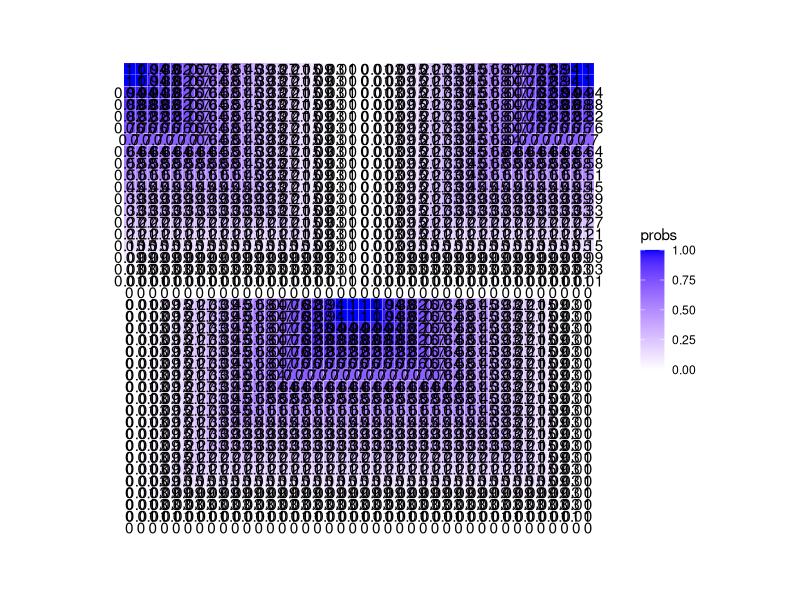
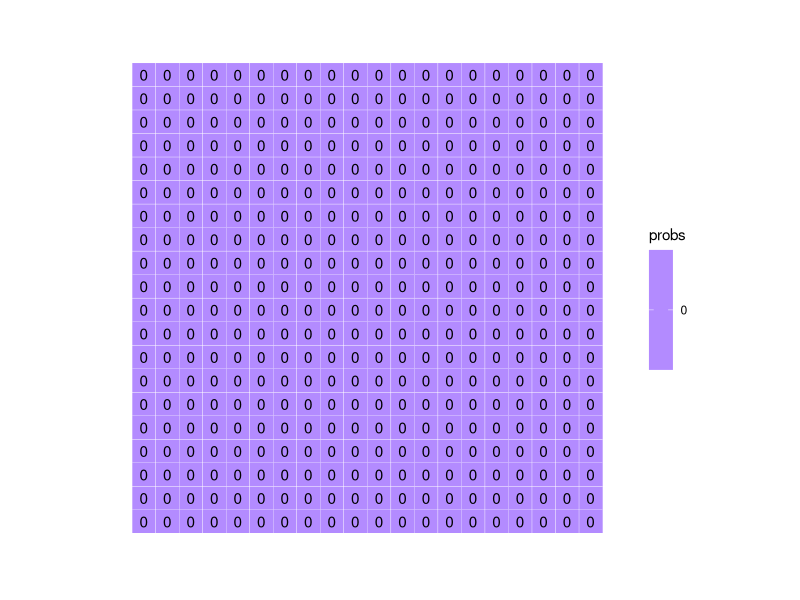
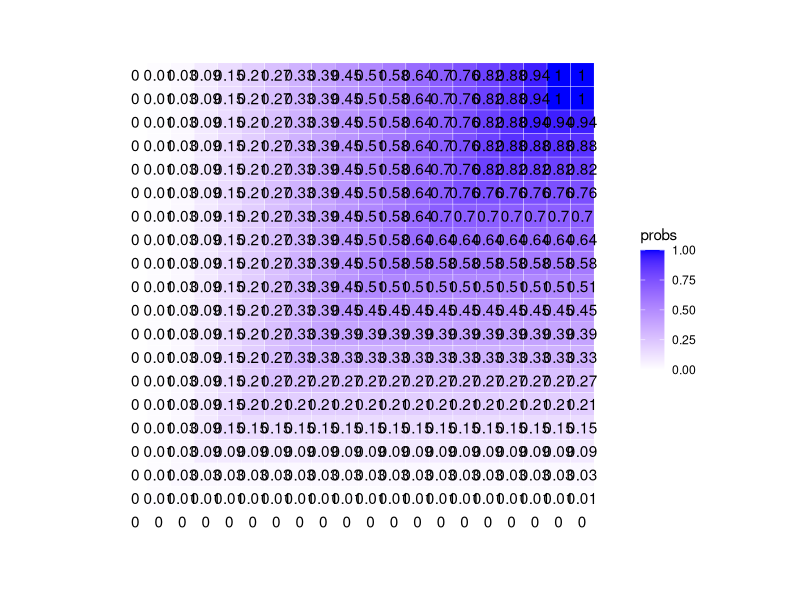
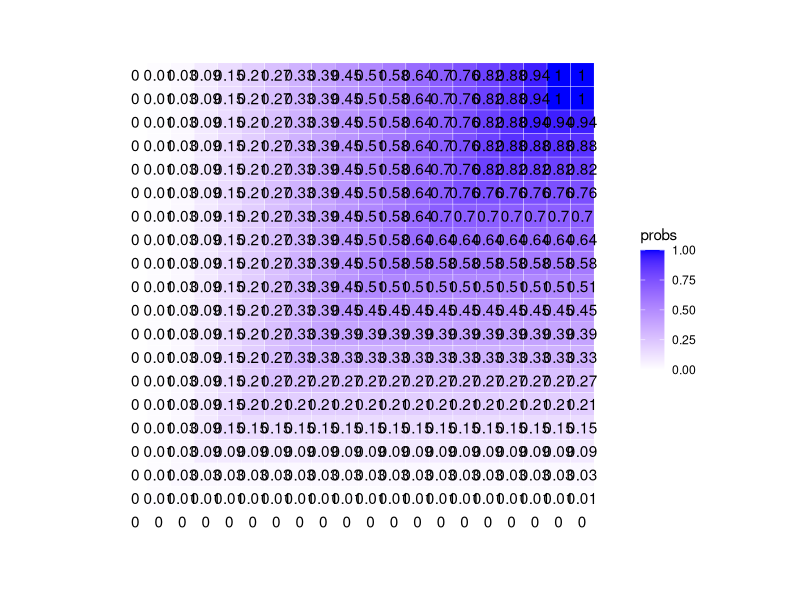

The R source for these figures, in order: (Note: this script raises an error after producing the figures.)
##########################################################################
# Load packages
library(ggplot2)

# Define a function to generate a random vector of colors
generate_color_vector <- function(size, colors) {

  # Create a size^2 vector filled with a random sample of colors from a color list
  color_vector <- sample(x = colors,
                         size = size * size,   # "size" is the # of squares on each side
                         replace = TRUE)

  return(color_vector)
}

# Set the size of the desired grid and calculate number of circuits
size <- 40
circuits <- ifelse(size %% 2 == 0, size/2, (size+1)/2)

# Define the colors
# I did my best to sample the unique colors from his work and this is what I got.
# I've read that the paper he used for color inspo came in 18 unique colors,
# but I've only identified about 16 unique colors for now. I do think there are some
# more to be distinguished in there between the darker blues and red-oranges.
# Removing white for this iteration.

# My original sampling:
# colors <- c(#"#ECECE4", # Paper
#             "#007b7b", # Teal
#             "#243B81", # Dark blue
#             "#3BADC7", # Light blue
#             "#0465C3", # Blue
#             "#eda29a", # Pink
#             "#d2a1c0", # Light purple
#             "#9f1c6c", # Purple
#             "#952017", # Dark red
#             "       ", # Red
#             "#c3280b", # Red orange
#             "#e4581c", # Orange
#             "#eb871b", # Light orange
#             "#fccd02", # Yellow
#             "#955507", # Brown
#             "#0b0c18", # Black
#             "#017834", # Dark green
#             "#74aa3a", # Green
#             "#b1c575", # Light green)

# My second sampling, too washed out
# colors <- c(#"#ECECE4", # Paper
#             "#0F6864", # Teal
#             "#165195", # Dark blue
#             "#26ADE5", # Light blue
#             "#0F6CBA", # Blue
#             "#DD97B3", # Pink
#             "#B1B0D0", # Light purple
#             "#7D3678", # Purple
#             "#6B170D", # Dark red
#             "#A8272B", # Red
#             "#CB4C39", # Red orange
#             "#D5653F", # Orange
#             "#E3873E", # Light orange
#             "#F3D040", # Yellow
#             "#874E33", # Brown
#             "#000000", # Black
#             "#23695F", # Dark green
#             "#86B06E", # Green
#             "#AFCBA3", # Light green)

# My final sampling, maybe too vibrant?
colors <- c(#"#EDEFEE", # Paper
            "#1A8BB3", # Teal - no longer teal, just bright blue
            "#0950AE", # Dark blue
            "#4DACE5", # Light blue
            "#126DDB", # Blue
            "#E48DC4", # Pink
            "#ABA9E8", # Light purple
            "#872791", # Purple
            "#6D1617", # Dark red
            "#B81634", # Red
            "#DF3B43", # Red orange
            "#E35C47", # Orange
            "#EB8749", # Light orange
            "#F6E254", # Yellow
            "#7B442D", # Brown
            "#000000", # Black
            "#1A6E7E", # Dark green - no longer dark green, now looks teal
            "#7CBF7B", # Green
            "#ADD2B8") # Light green

# Generate the color grid
color_vector <- generate_color_vector(size, colors)

# Create a data frame for the grid coordinates
df <- expand.grid(x = 1:size, y = 1:size)

# Add the corresponding color to each grid cell coordinate
df$color <- color_vector

# I now have a data frame full of random colors and I want to make some of
# them paper-white, based on a set of probabilities.

# Include my function that calculates probabilities based on circuits
# Maybe I should make it based on size? I will already have circuits, though.
get_prob_vector <- function(circuits){

  first10perc <- seq(0, 0.02857143, length.out = round(circuits*.10)+1) # 3

  last90perc_length <- circuits - length(first10perc)

  last10perc_length <- round(last90perc_length * (1/9)) # 2

  middle80perc_length <- last90perc_length - last10perc_length # 15

  middle80perc <- seq(0.02857143, 1, length.out = middle80perc_length+2)[-c(1, middle80perc_length+2)]

  last10perc <- rep(1, last10perc_length)

  prob_vector <- c(first10perc, middle80perc, last10perc)

  return(prob_vector)
}

prob_vector <- get_prob_vector(circuits)

# Create function that builds the prob matrix
get_prob_matrix <- function(size, prob_vector){

  # Calculate quad size same way as circuits
  quad_size <- ifelse(size %% 2 == 0, size/2, (size+1)/2)

  # Create empty matrix for the quad
  M <- matrix(0, nrow = quad_size, ncol = quad_size)

  # For loop to assign prob_vector to correct cells in quadrant
  for (i in 1:quad_size){

    M[i, i:quad_size] <- prob_vector[i]
    M[i:quad_size, i] <- prob_vector[i]
  }

  # if size is even,
  if(size %% 2 == 0){
    # mirror horizontally and column bind
    M_right <- apply(M, 1, rev)
    M <- cbind(M, M_right)

    # then mirror vertically and row bind
    M_down <- apply(M, 2, rev)
    M <- rbind(M, M_down)

  }else{ # if size is odd
    # mirror all but last col horizontally and col bind
    M_right <- apply(M[ , 1:(quad_size-1)], 1, rev)
    M <- cbind(M, M_right)

    # then mirror all but last row vertically and row bind
    M_down <- apply(M[1:(quad_size-1), ], 2, rev)
    M <- rbind(M, M_down)

  }

  return(M)
}

M <- get_prob_matrix(size, prob_vector)


# Apply M to df as a vector
df$probs <- as.vector(M)

# Can I verify I did this correctly by plotting a rounded version of each
# prob inside a tile? I asked ChatGPT to do this quickly and it came through

ggplot(df, aes(x = x, y = y, label = round(probs, 2))) +
  geom_tile(aes(fill = probs), colour = "white") +
  geom_text() +
  scale_fill_gradient(low = "white", high = "blue") +
  theme_minimal() +
  theme(axis.text = element_blank(),
        axis.title = element_blank(),
        panel.grid = element_blank(),
        plot.margin = margin(1, 1, 1, 1, "cm")) +
  coord_fixed()

# Oh nooooo, something has gone wrong with my flipping. When I first create M,
# I know the initial quadrant is probably correct, but let's use this plotting
# method to verify that, and then view the plot at each stage of flipping.
# I may need to use a different method of flipping. Pasted image in Notion.

# I just cleared my environment and reran all code EXCEPT creating the
# get_prob_matrix function

quad_size <- ifelse(size %% 2 == 0, size/2, (size+1)/2)

# Create empty matrix for the quad
M <- matrix(0, nrow = quad_size, ncol = quad_size)

# Plot the empty matrix
grid_data <- expand.grid(row = 1:20, col = 1:20)
grid_data$probs <- as.vector(M)

ggplot(grid_data, aes(x = col, y = row, label = round(probs, 2))) +
  geom_tile(aes(fill = probs), colour = "white") +
  geom_text() +
  scale_fill_gradient(low = "white", high = "blue") +
  theme_minimal() +
  theme(axis.text = element_blank(),
        axis.title = element_blank(),
        panel.grid = element_blank(),
        plot.margin = margin(1, 1, 1, 1, "cm")) +
  coord_fixed()

# For loop to assign prob_vector to correct cells in quadrant
for (i in 1:quad_size){

  M[i, i:quad_size] <- prob_vector[i]
  M[i:quad_size, i] <- prob_vector[i]
}

# Plot again
grid_data$probs <- as.vector(M)

ggplot(grid_data, aes(x = col, y = row, label = round(probs, 2))) +
  geom_tile(aes(fill = probs), colour = "white") +
  geom_text() +
  scale_fill_gradient(low = "white", high = "blue") +
  theme_minimal() +
  theme(axis.text = element_blank(),
        axis.title = element_blank(),
        panel.grid = element_blank(),
        plot.margin = margin(1, 1, 1, 1, "cm")) +
  coord_fixed()

# Nooooo. Could it be as.vector? Try reshape2::melt() instead

grid_data$probs <- reshape2::melt(M)[, 3]

ggplot(grid_data, aes(x = col, y = row, label = round(probs, 2))) +
  geom_tile(aes(fill = probs), colour = "white") +
  geom_text() +
  scale_fill_gradient(low = "white", high = "blue") +
  theme_minimal() +
  theme(axis.text = element_blank(),
        axis.title = element_blank(),
        panel.grid = element_blank(),
        plot.margin = margin(1, 1, 1, 1, "cm")) +
  coord_fixed()

# No, same issue, it's not building the quad correctly. Ok, let's draw it out.

ggplot(grid_data |> filter(row == 1), aes(x = col, y = row, label = round(probs, 2))) +
  geom_tile(aes(fill = probs), colour = "white") +
  geom_text() +
  scale_fill_gradient(low = "white", high = "blue") +
  theme_minimal() +
  theme(axis.text = element_blank(),
        axis.title = element_blank(),
        panel.grid = element_blank(),
        plot.margin = margin(1, 1, 1, 1, "cm")) +
  coord_fixed()

# if size is even,
if(size %% 2 == 0){
  # mirror horizontally and column bind
  M_right <- apply(M, 1, rev)
  M <- cbind(M, M_right)

  # then mirror vertically and row bind
  M_down <- apply(M, 2, rev)
  M <- rbind(M, M_down)

}else{ # if size is odd
  # mirror all but last col horizontally and col bind
  M_right <- apply(M[ , 1:(quad_size-1)], 1, rev)
  M <- cbind(M, M_right)

  # then mirror all but last row vertically and row bind
  M_down <- apply(M[1:(quad_size-1), ], 2, rev)
  M <- rbind(M, M_down)

}

#########################################################################
# Notes in Notion - fixed plot code to add scale_y_reverse and fixed
# get_prob_matrix to use flipud and fliplr from {pracma}

# Load packages
library(ggplot2)
library(pracma)

# Define a function to generate a random vector of colors
generate_color_vector <- function(size, colors) {

  # Create a size^2 vector filled with a random sample of colors from a color list
  color_vector <- sample(x = colors,
                         size = size * size,   # "size" is the # of squares on each side
                         replace = TRUE)

  return(color_vector)
}

# Set the size of the desired grid and calculate number of circuits
size <- 40
circuits <- ifelse(size %% 2 == 0, size/2, (size+1)/2)

# Define the colors
colors <- c(#"#EDEFEE", # Paper
  "#1A8BB3", # Teal - no longer teal, just bright blue
  "#0950AE", # Dark blue
  "#4DACE5", # Light blue
  "#126DDB", # Blue
  "#E48DC4", # Pink
  "#ABA9E8", # Light purple
  "#872791", # Purple
  "#6D1617", # Dark red
  "#B81634", # Red
  "#DF3B43", # Red orange
  "#E35C47", # Orange
  "#EB8749", # Light orange
  "#F6E254", # Yellow
  "#7B442D", # Brown
  "#000000", # Black
  "#1A6E7E", # Dark green - no longer dark green, now looks teal
  "#7CBF7B", # Green
  "#ADD2B8") # Light green

# Generate the color vector
color_vector <- generate_color_vector(size, colors)

# Create a data frame for the grid coordinates
df <- expand.grid(x = 1:size, y = 1:size)

# Add the corresponding color to each grid cell coordinate
df$color <- color_vector

# Include my function that calculates probabilities based on circuits
# Maybe I should make it based on size? I will already have circuits, though.
get_prob_vector <- function(circuits){

  first10perc <- seq(0, 0.02857143, length.out = round(circuits*.10)+1) # 3

  last90perc_length <- circuits - length(first10perc)

  last10perc_length <- round(last90perc_length * (1/9)) # 2

  middle80perc_length <- last90perc_length - last10perc_length # 15

  middle80perc <- seq(0.02857143, 1, length.out = middle80perc_length+2)[-c(1, middle80perc_length+2)]

  last10perc <- rep(1, last10perc_length)

  prob_vector <- c(first10perc, middle80perc, last10perc)

  return(prob_vector)
}

prob_vector <- get_prob_vector(circuits)

# Create function that builds the prob matrix
get_prob_matrix <- function(size, prob_vector){

  # Calculate quad size same way as circuits
  quad_size <- ifelse(size %% 2 == 0, size/2, (size+1)/2)

  # Create empty matrix for the quad
  M <- matrix(0, nrow = quad_size, ncol = quad_size)

  # For loop to assign prob_vector to correct cells in quadrant
  for (i in 1:quad_size){

    M[i, i:quad_size] <- prob_vector[i]
    M[i:quad_size, i] <- prob_vector[i]
  }

  # if size is even,
  if(size %% 2 == 0){
    # mirror horizontally and column bind
    M_right <- pracma::fliplr(M)
    M <- cbind(M, M_right)

    # then mirror vertically and row bind
    M_down <- pracma::flipud(M)
    M <- rbind(M, M_down)

  }else{ # if size is odd
    # mirror all but last col horizontally and col bind
    M_right <- pracma::fliplr(M[ , 1:(quad_size-1)])
    M <- cbind(M, M_right)

    # then mirror all but last row vertically and row bind
    M_down <- pracma::flipud(M[1:(quad_size-1), ])
    M <- rbind(M, M_down)

  }

  return(M)
}

M <- get_prob_matrix(size, prob_vector)


# Apply M to df as a vector
df$probs <- as.vector(M)

# Plot, but make sure the x axis is reversed

ggplot(df, aes(x = x, y = y, label = round(probs, 2))) +
  geom_tile(aes(fill = probs), colour = "white") +
  geom_text() +
  scale_fill_gradient(low = "white", high = "blue") +
  scale_y_reverse() +
  theme_minimal() +
  theme(axis.text = element_blank(),
        axis.title = element_blank(),
        panel.grid = element_blank(),
        plot.margin = margin(1, 1, 1, 1, "cm")) +
  coord_fixed()

###################################################
# 2/26/2024

# Load packages
library(tidyverse)
library(pracma)

# Create functions needed (will source these)

# Define a function to generate a random vector of colors
generate_color_vector <- function(size, colors) {

  # Create a size^2 vector filled with a random sample of colors from a color list
  color_vector <- sample(x = colors,
                         size = size * size,   # "size" is the # of squares on each side
                         replace = TRUE)

  return(color_vector)
}

# Create function that calculates probabilities based on circuits
get_prob_vector <- function(circuits){

  first10perc <- seq(0, 0.02857143, length.out = round(circuits*.10)+1) # 3

  last90perc_length <- circuits - length(first10perc)

  last10perc_length <- round(last90perc_length * (1/9)) # 2

  middle80perc_length <- last90perc_length - last10perc_length # 15

  middle80perc <- seq(0.02857143, 1, length.out = middle80perc_length+2)[-c(1, middle80perc_length+2)]

  last10perc <- rep(1, last10perc_length)

  prob_vector <- c(first10perc, middle80perc, last10perc)

  return(prob_vector)
}

# Create function that builds the prob matrix
get_prob_matrix <- function(size, prob_vector){

  # Calculate quad size same way as circuits
  quad_size <- ifelse(size %% 2 == 0, size/2, (size+1)/2)

  # Create empty matrix for the quad
  M <- matrix(0, nrow = quad_size, ncol = quad_size)

  # For loop to assign prob_vector to correct cells in quadrant
  for (i in 1:quad_size){

    M[i, i:quad_size] <- prob_vector[i]
    M[i:quad_size, i] <- prob_vector[i]
  }

  # if size is even,
  if(size %% 2 == 0){
    # mirror horizontally and column bind
    M_right <- pracma::fliplr(M)
    M <- cbind(M, M_right)

    # then mirror vertically and row bind
    M_down <- pracma::flipud(M)
    M <- rbind(M, M_down)

  }else{ # if size is odd
    # mirror all but last col horizontally and col bind
    M_right <- pracma::fliplr(M[ , 1:(quad_size-1)])
    M <- cbind(M, M_right)

    # then mirror all but last row vertically and row bind
    M_down <- pracma::flipud(M[1:(quad_size-1), ])
    M <- rbind(M, M_down)

  }

  return(M)
}

# Set parameters (size, color, and background color will be user inputs eventually)

# Set the size of the desired grid and calculate number of circuits
size <- 40
circuits <- ifelse(size %% 2 == 0, size/2, (size+1)/2)

# Choose background color, #EDEFEE is paper, #000000 is black
background <- "#EDEFEE"

# Define the colors
colors <- c(#"#EDEFEE", # Paper
  "#1A8BB3", # Teal - no longer teal, just bright blue
  "#0950AE", # Dark blue
  "#4DACE5", # Light blue
  "#126DDB", # Blue
  "#E48DC4", # Pink
  "#ABA9E8", # Light purple
  "#872791", # Purple
  "#6D1617", # Dark red
  "#B81634", # Red
  "#DF3B43", # Red orange
  "#E35C47", # Orange
  "#EB8749", # Light orange
  "#F6E254", # Yellow
  "#7B442D", # Brown
  "#000000", # Black
  "#1A6E7E", # Dark green - no longer dark green, now looks teal
  "#7CBF7B", # Green
  "#ADD2B8") # Light green

# End user parameters

# Generate the color vector
color_vector <- generate_color_vector(size, colors)

# Create a data frame for the grid coordinates
df <- expand.grid(x = 1:size, y = 1:size)

# Add the corresponding color to each grid cell coordinate
df$color <- color_vector

# Get the probability vector
prob_vector <- get_prob_vector(circuits)

# Assign probabilityes to matrix correctly
M <- get_prob_matrix(size, prob_vector)

# Apply prob matrix M to df as a vector
df$probs <- as.vector(M)

#######################
# New stuff starts here:

# Create a function that creates a new color column to replace the old one
get_kelly_III_vector <- function(df, background){

  # Write a loop that iterates over each row in df
  for (i in 1:nrow(df)){

    if (df$probs[i] == 0){
      df$color[i] <- background
    } else if (df$probs[i] == 1){
      df$color[i] <- df$color[i]
    } else {

      # If the random is greater than probs, assign background, if not, do nothing
      # grab a random number between 0 and 1
      random <- runif(n = 1)

      if (random > df$probs[i]){
        df$color[i] <- background
      }
    }
  }

  return(df)

}

df <- get_kelly_III_vector(df, background)

#######################
# End new stuff

# Plot
kelly_colors_III <-
  ggplot(df, aes(x = x, y = y, fill = color)) +
  geom_tile() +  # Add tiles
  scale_fill_identity() +  # Use the colors stored as strings in the color column
  theme_void() +  # Remove axis labels and background
  coord_equal()  # Use equal aspect ratio

# Print the plot
kelly_colors_III


##### Create a replacement get_color_vector function
get_color_vector <- function(size, colors){

  # Define an empty size x size matrix
  color_matrix <- matrix("", nrow = size, ncol = size)

  # For loop to go row by row
  for (i in 1:nrow(color_matrix)){

    # For loop to go column by column
    for (j in 1:ncol(color_matrix)){

      # If you're in the first cell, assign a random color
      if (i == 1 && j == 1){
        color_matrix[i,j] <- sample(x = colors,
                                    size = 1,
                                    replace = TRUE)
      } else if (i == 1 && j != 1){ # if rest of first row

        # Check the color of the cell to the left
        left_color <- color_matrix[i, j-1]
        # Assign anything but that color to this cell
        color_matrix[i,j] <- sample(x = colors[-which(colors == left_color)],
                                    size = 1,
                                    replace = TRUE)

      } else if (i != 1 && j == 1){ # if in 1st col of rows 2:end

        # Check the color of the cell above
        up_color <- color_matrix[i-1, j]
        # Assign anything but that color to this cell
        color_matrix[i,j] <- sample(x = colors[-which(colors == up_color)],
                                    size = 1,
                                    replace = TRUE)
      } else if (i != 1 && j != 1){

        # Check both left and up colors
        left_color <- color_matrix[i, j-1]
        up_color <- color_matrix[i-1, j]

        # Check if they're the same color, if so, assign other color
        if (left_color == up_color){
          color_matrix[i,j] <- sample(x = colors[-which(colors == up_color)],
                                      size = 1,
                                      replace = TRUE)
        } else {

          # If colors aren't the same, assign a random color
          color_matrix[i,j] <- sample(x = colors,
                                      size = 1,
                                      replace = TRUE)
        }
      }
    }
  }

  # return the color matrix as a vector
  return(as.vector(color_matrix))
}


# Second try to create a replacement get_color_vector function
get_color_vector <- function(size, colors){

  # Define an empty size x size matrix
  color_matrix <- matrix("", nrow = size, ncol = size)

  # For loop to go row by row
  for (i in 1:nrow(color_matrix)){

    # For loop to go column by column
    for (j in 1:ncol(color_matrix)){

      # If you're in the first cell, assign a random color
      if (i == 1 && j == 1){
        color_matrix[i,j] <- sample(x = colors,
                                    size = 1,
                                    replace = TRUE)
        (paste0("cell ", i, ", ", j, " filled"))
      } else if (i == 1 && j > 1){ # if rest of first row

        # Check the color of the cell to the left
        left_color <- color_matrix[i, j-1]
        # Assign anything but that color to this cell
        color_matrix[i,j] <- sample(x = colors[-which(colors == left_color)],
                                    size = 1,
                                    replace = TRUE)
        paste0("cell ", i, ", ", j, " filled")

      } else if (i == 2 && j == 1 || j == 2){ # if in 1st or 2nd col of row 2

        # Check the color of the cell above
        up_color <- color_matrix[i-1, j]
        # Assign anything but that color to this cell
        color_matrix[i,j] <- sample(x = colors[-which(colors == up_color)],
                                    size = 1,
                                    replace = TRUE)
        paste0("cell ", i, ", ", j, " filled")
      } else if (i == 2 && j > 2){ # if in second row, cols 3:end

        # Check both 2 left and 1 up colors, plus up_left
        left_color1 <- color_matrix[i, j-1]
        left_color2 <- color_matrix[i, j-2]
        up_color <- color_matrix[i-1, j]
        up_left_color <- color_matrix[i-1, j-1]

        # Check if they're the same color, if so, assign other color
        if (left_color1 == up_color || left_color1 == left_color2 || left_color1 == up_left_color){
          color_matrix[i,j] <- sample(x = colors[-which(colors %in% c(up_color, left_color1))],
                                      size = 1,
                                      replace = TRUE)
          paste0("cell ", i, ", ", j, " filled")
        } else {

          # If colors aren't the same, assign a random color
          color_matrix[i,j] <- sample(x = colors,
                                      size = 1,
                                      replace = TRUE)
          paste0("cell ", i, ", ", j, " filled")
        }
      } else if (i > 2 && j == 1){ # if in first col of rows 3 and down

        # Check colors of up1 and up2
        up_color1 <- color_matrix[i-1, j]
        up_color2 <- color_matrix[i-2, j]

        # Check if they're the same color, if so, assign other color
        if (up_color1 == up_color2){
          color_matrix[i,j] <- sample(x = colors[-which(colors == up_color1)],
                                      size = 1,
                                      replace = TRUE)
          paste0("cell ", i, ", ", j, " filled")
        } else {

          # If colors aren't the same, assign a random color
          color_matrix[i,j] <- sample(x = colors,
                                      size = 1,
                                      replace = TRUE)
          paste0("cell ", i, ", ", j, " filled")
        }
      } else if (i > 2 && j > 2){ # if in row 3 and down, col 3 and over

        # Check for all three conditions plus up_left
        left_color1 <- color_matrix[i, j-1]
        left_color2 <- color_matrix[i, j-2]
        up_color1 <- color_matrix[i-1, j]
        up_color2 <- color_matrix[i-2, j]
        up_left_color <- color_matrix[i-1, j-1]

        # If any matches, assign other color
        if (left_color1 == left_color2 || left_color1 == up_color1 || up_color1 == up_color2 || up_left_color == left_color1){

          color_matrix[i,j] <- sample(x = (colors[-which(colors %in% c(up_color1, left_color1))]),
                                      size = 1,
                                      replace = TRUE)
          paste0("cell ", i, ", ", j, " filled")
        } else {

          # If colors aren't the same, assign a random color
          color_matrix[i,j] <- sample(x = colors,
                                      size = 1,
                                      replace = TRUE)

        }
      }
    }
  }

  # return the color matrix as a vector
  return(as.vector(color_matrix))
}

################ THIRD TRY
# Third try to create a replacement get_color_vector function
get_color_vector <- function(size, colors){

  # Define an empty size x size matrix
  color_matrix <- matrix("", nrow = size, ncol = size)

  # For loop to go row by row
  for (i in 1:nrow(color_matrix)){

    # For loop to go column by column
    for (j in 1:ncol(color_matrix)){

      # If you're in the first (top left) cell, assign a random color
      if (i == 1 && j == 1){

        color_matrix[i,j] <- sample(x = colors,
                                    size = 1,
                                    replace = TRUE)

      # If you're in any other cell than the top left
      } else {

        # Get the colors of the five surrounding cells
        left_color1 <- ifelse((j-1) > 0, color_matrix[i, j-1], "")
        left_color2 <- ifelse((j-2) > 0, color_matrix[i, j-2], "")
        up_color1 <- ifelse((i-1) > 0, color_matrix[i-1, j], "")
        up_color2 <- ifelse((i-2) > 0, color_matrix[i-2, j], "")
        up_left_color <- ifelse((j-1) > 0 && (i-1) > 1, color_matrix[i-1, j-1], "")
        up_right_color <- ifelse((i-1) > 0 && (j+1) < (ncol(color_matrix)+1),
                                 color_matrix[i-1, j+1], "")

        # Put them in a vector called surrounding
        surrounding <- c(left_color1,
                         left_color2,
                         up_color1,
                         up_color2,
                         up_left_color,
                         up_right_color)

        # Check to see if any of the relavent cell colors match
        matching <- vector(mode = "character", length = 8)

        matching[1] <- ifelse(left_color1 == left_color2, left_color1, "")
        matching[2] <- ifelse(left_color1 == up_color1, left_color1, "")
        matching[3] <- ifelse(up_color1 == up_color2, up_color1, "")
        matching[4] <- ifelse(up_left_color == left_color1, up_left_color, "")
        matching[5] <- ifelse(up_left_color == up_color1, up_left_color, "")
        matching[6] <- ifelse(up_right_color == up_color1, up_right_color, "")
        matching[7] <- ifelse(up_left_color == left_color1, up_color1, "")
        matching[8] <- ifelse(up_left_color == up_color1, left_color1, "")


        matching <- unique(matching[which(matching != "")])

        # If there were no matches
        if (length(matching) == 0){

          # Assign any random color
          color_matrix[i,j] <- sample(x = colors,
                                      size = 1,
                                      replace = TRUE)

        } else { # If there WERE matches

          # Assign any other color than those in matches vector
          color_matrix[i,j] <- sample(x = colors[-which(colors %in% matching)],
                                      size = 1,
                                      replace = TRUE)
        }
      }
    }
  }
  # return the color matrix as a vector
  return(as.vector(color_matrix))
}
